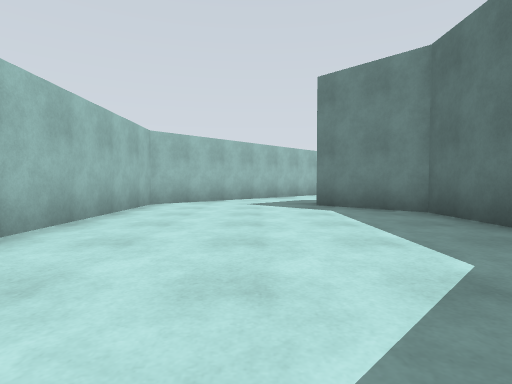
[1] (above)

23 first-person views from a walk through a robot-simulator world made for Gazebo. The camera is 0.94 m above the floor, tilts 2° down and sees 80° across. The floor is counted in squares, 2 m on a side. Each view is taken from the middle of a square. On the plan, view 1 faces up. The plan holds only what a view shows up to about 9 squares ahead; the rest is blank. The place goes on beyond the plan.

[2]
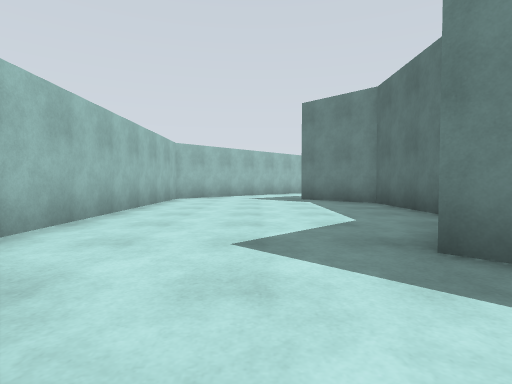

[3]
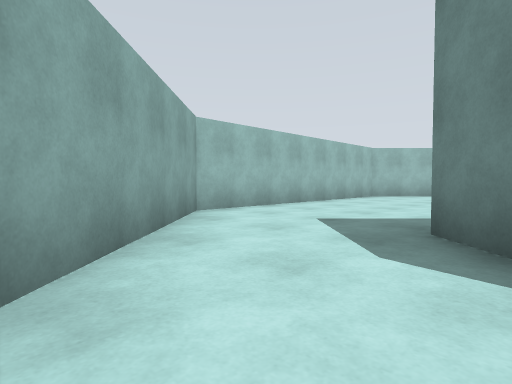

[4]
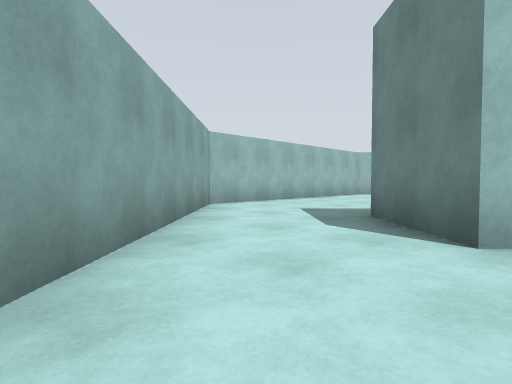

[5]
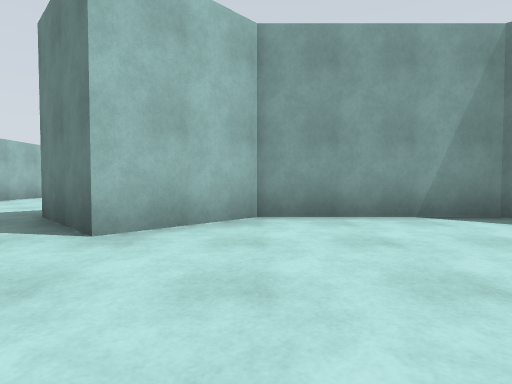

[6]
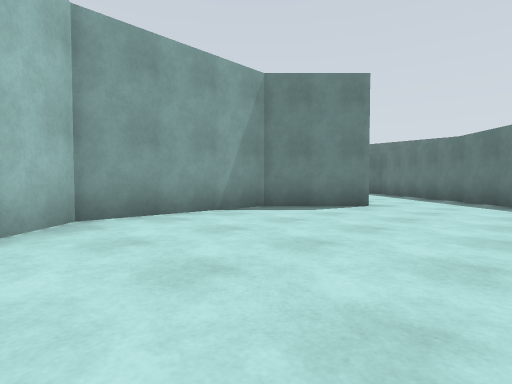

[7]
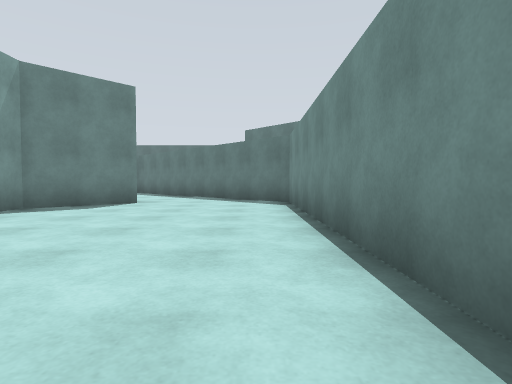

[8]
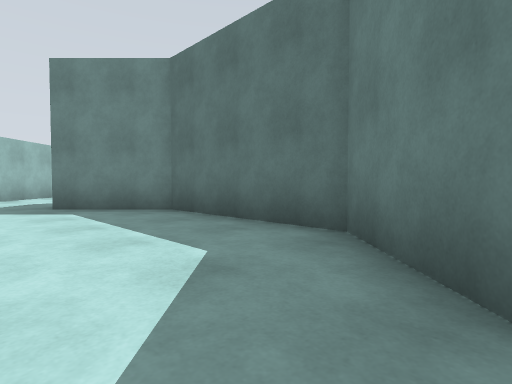

[9]
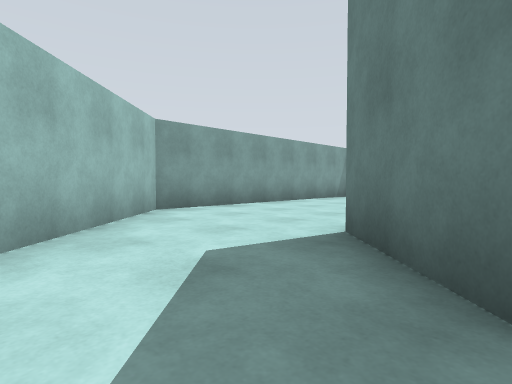

[10]
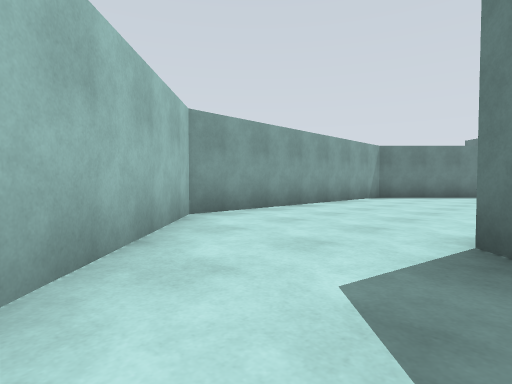

[11]
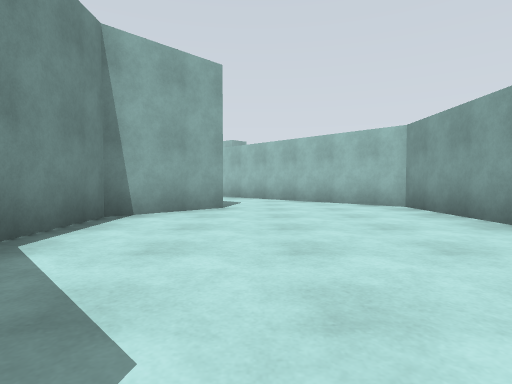

[12]
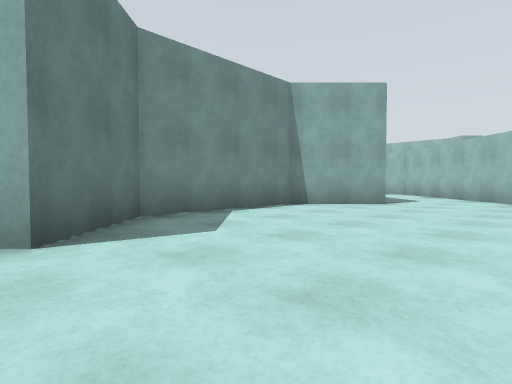

[13]
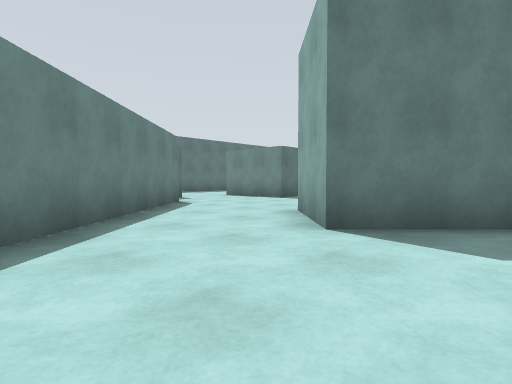

[14]
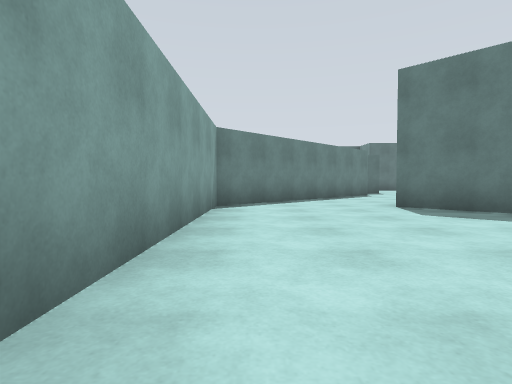

[15]
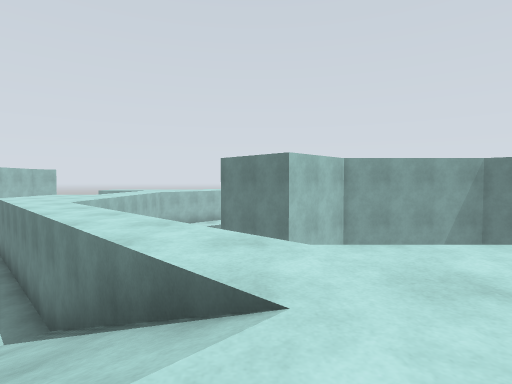

[16]
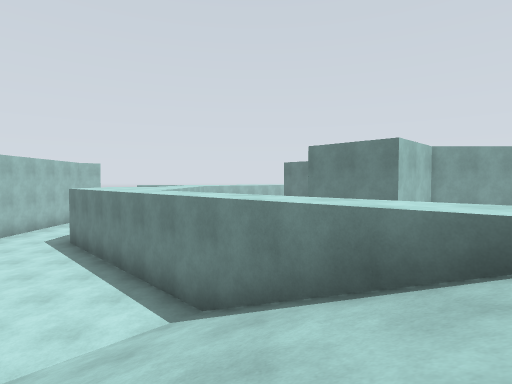

[17]
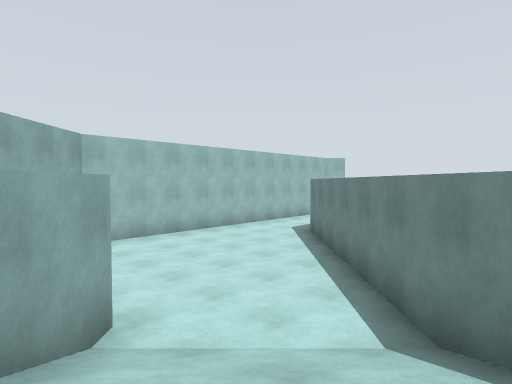

[18]
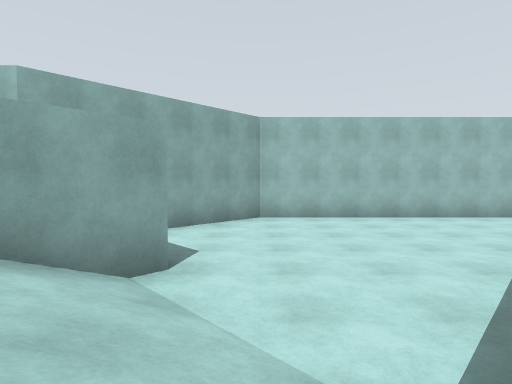

[19]
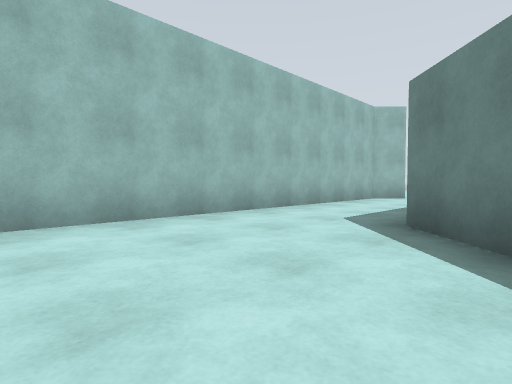

[20]
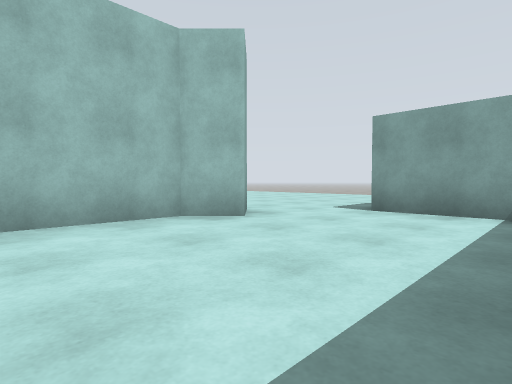

[21]
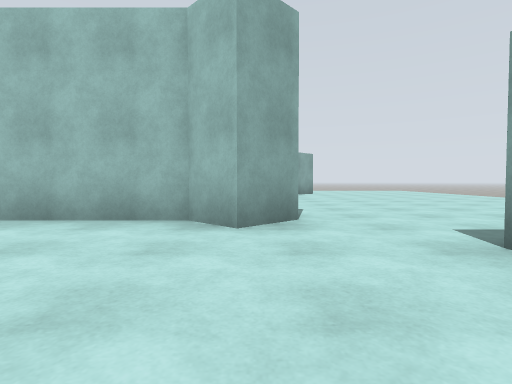

[22]
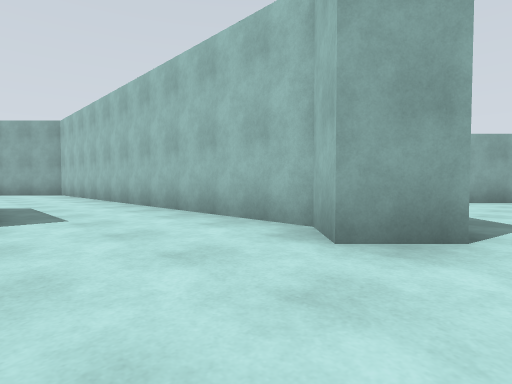

[23]
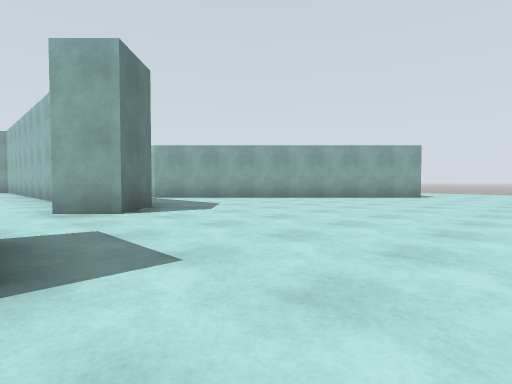

### Floor plan
Key: @ floor where view 1 was taken; # wall or solid block; x gap in a wall; . main floor; : floor 3 m higher than the main floor; / step, stairs or slope.
Columns run from 17 left of view 1 to 14 right of it. Each row starts with its distance up from view 1.
 14     ..
 13     ...
 12     ........
 11 ............       :::::: ##
 10 ...........:      ##.......##
  9  ##........:::   ##.........##
  8   ##..........  ##...........##
  7    ##....#....###...#.....#...#
  6     ##...#....#/...#########....
  5      ##. #....#/....#       ....
  4       #. #....#/....#        ...
  3       #  #..: x/....#        ./
  2          #../ #/....#
  1          #../##/....#
  0          #.../#/.@.######## ..
 -1          #..../#/...#.....#...
 -2          #...../#/...........
 -3          #....../#/.........
 -4          #......//#/.......
 -5          ##...#////::::::::
 -6           ##  ##////:
 -7                  / :

Where each view was taken, in squares from view 1:
view 1: 0 up, 0 right, facing up
view 2: 2 down, 0 right, facing up
view 3: 3 down, 2 right, facing up-left
view 4: 4 down, 3 right, facing up-left
view 5: 4 down, 4 right, facing up
view 6: 4 down, 3 right, facing up-right
view 7: 4 down, 2 right, facing right
view 8: 0 up, 0 right, facing up-right
view 9: 6 up, 0 right, facing up-right
view 10: 7 up, 0 right, facing up-right
view 11: 8 up, 8 right, facing left
view 12: 10 up, 9 right, facing down-left
view 13: 10 up, 7 right, facing down-right
view 14: 10 up, 3 right, facing right
view 15: 7 down, 2 right, facing up
view 16: 7 down, 0 right, facing up
view 17: 6 down, 0 right, facing up-left
view 18: 4 down, 0 right, facing left
view 19: 2 down, 4 left, facing up-left
view 20: 4 up, 4 left, facing up-left
view 21: 7 up, 4 left, facing left
view 22: 8 up, 5 left, facing down-left
view 23: 12 up, 6 left, facing down-left
